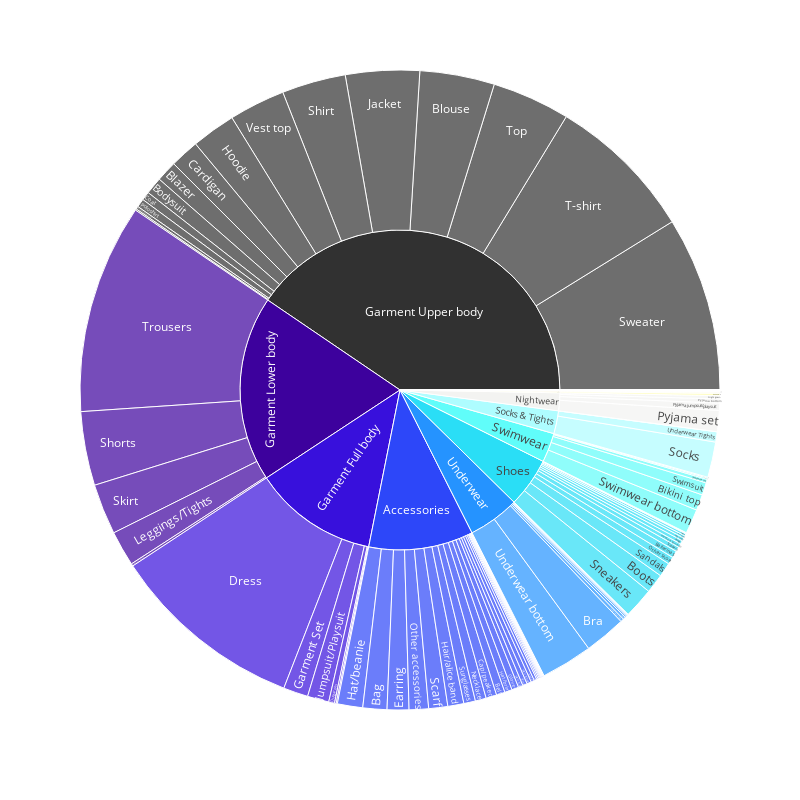

Notebook cell for this chart:
### Code cell
fig = px.sunburst(articles, path=['product_group_name', 'product_type_name'],width=800,
    height=800,color_discrete_sequence=px.colors.cyclical.Edge)
fig.show()

### Figure 1 — Plotly figure (JSON) as saved in the notebook; plotly's stock layout.template omitted (floating-point values rounded to 4 significant figures; data arrays with more than 128 entries replaced by an {"elided": "..."} marker saying what was removed)
{"data": [{"branchvalues": "total", "domain": {"x": [0, 1], "y": [0, 1]}, "hovertemplate": "labels=%{label}<br>count=%{value}<br>parent=%{parent}<br>id=%{id}<extra></extra>", "ids": {"elided": "151 str values"}, "labels": {"elided": "151 str values"}, "name": "", "parents": {"elided": "151 str values"}, "type": "sunburst", "values": {"elided": "151 int values"}}], "layout": {"height": 800, "legend": {"tracegroupgap": 0}, "margin": {"t": 60}, "sunburstcolorway": ["#313131", "#3d019d", "#3810dc", "#2d47f9", "#2593ff", "#2adef6", "#60fdfa", "#aefdff", "#f3f3f1", "#fffda9", "#fafd5b", "#f7da29", "#ff8e25", "#f8432d", "#d90d39", "#97023d", "#313131"], "width": 800}}
